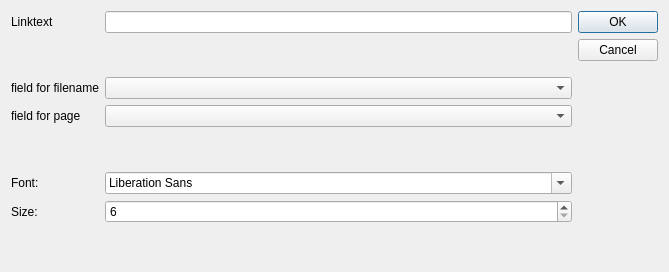
<?xml version="1.0" encoding="UTF-8"?>
<ui version="4.0">
 <class>Dialog</class>
 <widget class="QDialog" name="Dialog">
  <property name="geometry">
   <rect>
    <x>0</x>
    <y>0</y>
    <width>669</width>
    <height>272</height>
   </rect>
  </property>
  <property name="windowTitle">
   <string>Add Link to External File From Fields Used in Note Type</string>
  </property>
  <layout class="QHBoxLayout" name="horizontalLayout">
   <item>
    <layout class="QGridLayout" name="gridLayout">
     <item row="6" column="1">
      <widget class="QSpinBox" name="size">
       <property name="minimum">
        <number>6</number>
       </property>
       <property name="maximum">
        <number>200</number>
       </property>
      </widget>
     </item>
     <item row="1" column="1">
      <spacer name="verticalSpacer_2">
       <property name="orientation">
        <enum>Qt::Vertical</enum>
       </property>
       <property name="sizeHint" stdset="0">
        <size>
         <width>20</width>
         <height>40</height>
        </size>
       </property>
      </spacer>
     </item>
     <item row="5" column="0">
      <widget class="QLabel" name="label_2">
       <property name="text">
        <string>Font:</string>
       </property>
      </widget>
     </item>
     <item row="2" column="0">
      <widget class="QLabel" name="label_4">
       <property name="text">
        <string>field for filename</string>
       </property>
      </widget>
     </item>
     <item row="4" column="1">
      <spacer name="verticalSpacer_3">
       <property name="orientation">
        <enum>Qt::Vertical</enum>
       </property>
       <property name="sizeHint" stdset="0">
        <size>
         <width>20</width>
         <height>40</height>
        </size>
       </property>
      </spacer>
     </item>
     <item row="6" column="0">
      <widget class="QLabel" name="label_3">
       <property name="text">
        <string>Size:</string>
       </property>
      </widget>
     </item>
     <item row="0" column="0">
      <widget class="QLabel" name="label">
       <property name="text">
        <string>Linktext</string>
       </property>
      </widget>
     </item>
     <item row="7" column="1">
      <spacer name="verticalSpacer">
       <property name="orientation">
        <enum>Qt::Vertical</enum>
       </property>
       <property name="sizeHint" stdset="0">
        <size>
         <width>20</width>
         <height>40</height>
        </size>
       </property>
      </spacer>
     </item>
     <item row="5" column="1">
      <widget class="QFontComboBox" name="font"/>
     </item>
     <item row="0" column="1">
      <widget class="QLineEdit" name="le_linktext"/>
     </item>
     <item row="3" column="0">
      <widget class="QLabel" name="label_5">
       <property name="text">
        <string>field for page</string>
       </property>
      </widget>
     </item>
     <item row="2" column="1">
      <widget class="QComboBox" name="cb_fieldname"/>
     </item>
     <item row="3" column="1">
      <widget class="QComboBox" name="cb_page"/>
     </item>
    </layout>
   </item>
   <item>
    <widget class="QDialogButtonBox" name="buttonBox">
     <property name="orientation">
      <enum>Qt::Vertical</enum>
     </property>
     <property name="standardButtons">
      <set>QDialogButtonBox::Cancel|QDialogButtonBox::Ok</set>
     </property>
    </widget>
   </item>
  </layout>
 </widget>
 <tabstops>
  <tabstop>font</tabstop>
  <tabstop>size</tabstop>
  <tabstop>buttonBox</tabstop>
 </tabstops>
 <resources/>
 <connections>
  <connection>
   <sender>buttonBox</sender>
   <signal>accepted()</signal>
   <receiver>Dialog</receiver>
   <slot>accept()</slot>
   <hints>
    <hint type="sourcelabel">
     <x>248</x>
     <y>254</y>
    </hint>
    <hint type="destinationlabel">
     <x>157</x>
     <y>274</y>
    </hint>
   </hints>
  </connection>
  <connection>
   <sender>buttonBox</sender>
   <signal>rejected()</signal>
   <receiver>Dialog</receiver>
   <slot>reject()</slot>
   <hints>
    <hint type="sourcelabel">
     <x>316</x>
     <y>260</y>
    </hint>
    <hint type="destinationlabel">
     <x>286</x>
     <y>274</y>
    </hint>
   </hints>
  </connection>
 </connections>
</ui>
